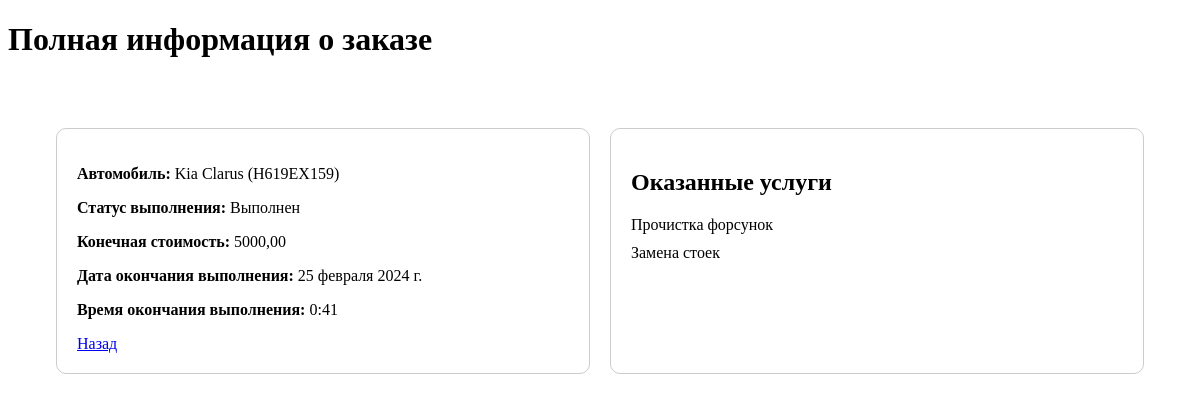
/profile/order/7/ (signed in), run on the app's committed database.
### OrdersApp/models.py (models this page shows, shortened)
class Order(models.Model):
    car = models.ForeignKey(Car, on_delete=models.CASCADE, verbose_name='Автомобиль')
    status_choices = [
        ('PENDING', 'Ожидает выполнения'),
        ('IN_PROGRESS', 'В процессе выполнения'),
        ('COMPLETED', 'Выполнен'),
    ]
    status = models.CharField(max_length=20, choices=status_choices, default='PENDING',
                              verbose_name='Статус выполнения')
    final_cost = models.DecimalField(max_digits=10, decimal_places=2, verbose_name='Конечная стоимость', blank=True,
                                     null=True)
    end_date = models.DateField(verbose_name='Дата окончания выполнения', blank=True, null=True)
    end_time = models.TimeField(verbose_name='Время окончания выполнения', blank=True, null=True)
    appeal = models.ForeignKey('Appeal', on_delete=models.SET_NULL, verbose_name='Заявка', blank=True, null=True)
    name_of_the_responsible_mechanic = models.CharField(max_length=100, null=True)
    class Meta:
        verbose_name = 'Заказ'
        verbose_name_plural = 'Заказы'

class OrderSpecification(models.Model):
    mechanic = models.ForeignKey(Mechanic, on_delete=models.CASCADE, verbose_name='Механик')
    service = models.ForeignKey(Service, on_delete=models.CASCADE, verbose_name='Услуга')
    order = models.ForeignKey('Order', on_delete=models.CASCADE, verbose_name='Заказ')
    class Meta:
        verbose_name = 'Спецификация заказа'
        verbose_name_plural = 'Спецификации заказов'

### CarApp/models.py (models this page shows)
class Car(models.Model):
    client = models.ForeignKey(CustomUser, on_delete=models.CASCADE)
    sts = models.CharField("СТС", max_length=100)
    brand = models.CharField("Марка", max_length=100)
    model = models.CharField("Модель", max_length=100)
    body_type = models.CharField("Тип кузова", max_length=100)
    license_plate = models.CharField("Государственный номер", max_length=20)
    color = models.CharField("Цвет", max_length=50)
    vin_number = models.CharField("VIN номер", max_length=100)
    year_of_manufacture = models.PositiveSmallIntegerField("Год выпуска")
    def __str__(self):
        return f"{self.brand} {self.model} ({self.license_plate})"

### ServiceApp/models.py (models this page shows)
class Service(models.Model):
    name = models.CharField(max_length=100, verbose_name='Название')
    price = models.CharField(max_length=100, verbose_name='Стоимость')
    duration = models.CharField(max_length=100, verbose_name='Примерное время выполнения')
    service_group = models.ForeignKey('ServiceGroup', on_delete=models.CASCADE, verbose_name='Группа услуг')
    def __str__(self):
        return self.name
    class Meta:
        verbose_name = 'Услуга'
        verbose_name_plural = 'Услуги'

### OrdersApp/views.py (the view, shortened to what this page needs)
# urls.py: path('order/<int:order_id>/', views.order_details, name='order_details'),
@login_required
def order_details(request, order_id):
    order = Order.objects.get(id=order_id)
    service_groups = ServiceGroup.objects.all()
    context = {
        'order': order,
        'service_groups': service_groups,
    }
    return render(request, 'order_detail.html', context)

### OrdersApp/templates/order_detail.html (shortened to what this page needs)
<!DOCTYPE html>
<html lang="en">
<head>
</head>
<body>
<h1>Полная информация о заказе</h1>
    <div class="main-container">
        <div class="order-details-container">
            <p><strong>Автомобиль:</strong> {{ order.car }}</p>
            <p><strong>Статус выполнения:</strong> {{ order.get_status_display }}</p>
            <p><strong>Конечная стоимость:</strong> {{ order.final_cost }}</p>
            <p><strong>Дата окончания выполнения:</strong> {{ order.end_date }}</p>
            <p><strong>Время окончания выполнения:</strong> {{ order.end_time }}</p>
            <a href="{% url 'all_orders' %}">Назад</a>
        </div>
        <div class="order-services-list">
            <h2>Оказанные услуги</h2>
            <ul>
                {% for specification in order.orderspecification_set.all %}
                    <li>{{ specification.service }}</li>
                {% endfor %}
            </ul>
        </div>
    </div>
</body>
</html>

### OrdersApp/templates/order_detail.html (style rules this page uses)
.main-container { display: flex; flex-basis: 0; flex-grow: 1; padding: 3em; }
.order-details-container, .order-services-list { float: left; width: 50%; box-sizing: border-box; padding: 20px; }
.order-details-container { border: 1px solid #ccc; border-radius: 10px; margin-right: 10px; }
.order-services-list { border: 1px solid #ccc; border-radius: 10px; margin-left: 10px; }
.order-services-list ul { list-style-type: none; padding: 0; }
.order-services-list li { margin-bottom: 10px; }

### data on the page
Order: car "Kia Clarus (Н619ЕХ159)", status "Выполнен", final_cost "5000,00", end_date "25 февраля 2024 г.", end_time "0:41"
OrderSpecification: service "Прочистка форсунок"
OrderSpecification: service "Замена стоек"
